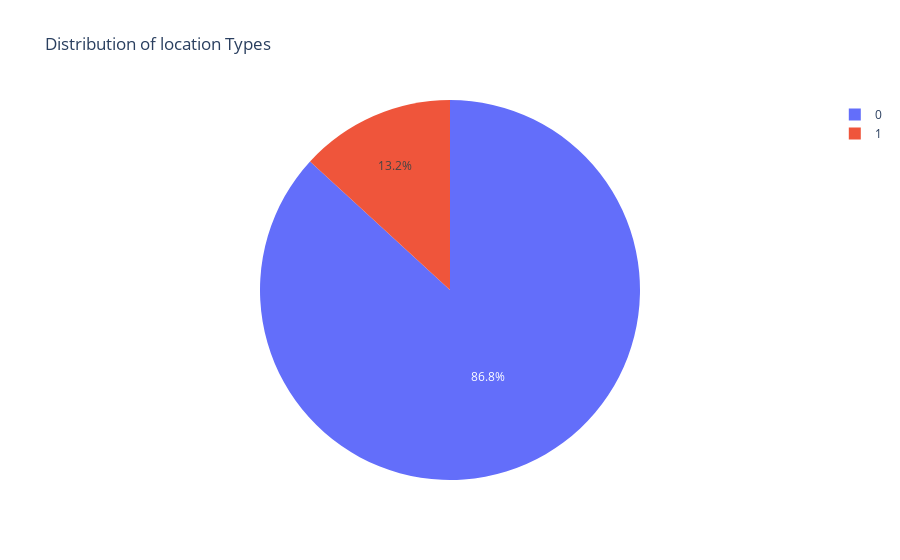

The code cell stored with this chart in its notebook:
### Code cell
pie4 = df["Holiday"].value_counts()
Holiday = pie4.index
orders = pie4.values
fig = px.pie(values=orders, names=Holiday, title="Distribution of location Types")
fig.show()

### Figure 1 — Plotly figure (JSON) as saved in the notebook; plotly's stock layout.template omitted (floating-point values rounded to 4 significant figures)
{"data": [{"domain": {"x": [0, 1], "y": [0, 1]}, "hovertemplate": "label=%{label}<br>value=%{value}<extra></extra>", "labels": [0, 1], "legendgroup": "", "name": "", "showlegend": true, "type": "pie", "values": [163520, 24820]}], "layout": {"legend": {"tracegroupgap": 0}, "title": {"text": "Distribution of location Types"}}}
